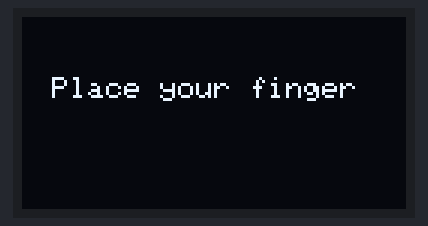
The sketch below on a simulated Arduino Uno, built with avr-gcc and run on an emulated ATmega328P. Shown: 128×64 one-colour display. The display library's start-up logo is not drawn; what the sketch prints to the serial monitor is not drawn.

Above: at 1.6 s.
At 6.7 s:
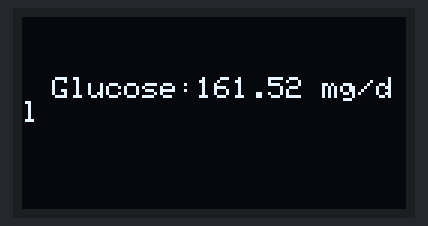

The sketch:

Main_Program.ino
```cpp
#include <Adafruit_SSD1306.h>
Adafruit_SSD1306 display = Adafruit_SSD1306(128, 64, &Wire);
int s = 0;
int N,p=0;
float v,k,m,i;
void setup() {
  Serial.begin(9600);
  if (!display.begin(SSD1306_SWITCHCAPVCC, 0x3C)){ // Address 0x3C for 128x64
    Serial.println(F("SSD1306 allocation failed"));
    for (;;)
      ;
  }
  display.display();
  delay(500); // Pause for 2 seconds
  display.setTextSize(1);
  display.setTextColor(WHITE);
  display.setRotation(0);
  delay(1000);
   display.clearDisplay();
  display.setCursor(10, 20);
  display.println("Place your finger");
  display.display();
  Serial.println("Place your finger");
  delay(5000);
  s = analogRead(0);
  v=3.3*(s/950.0);
  m=252.95*(pow(v,-0.779));
  Serial.println("Glucose");
  Serial.println(m);
}

void loop() {
   display.clearDisplay();
  display.setCursor(10, 20);
  display.print("Glucose:");
  display.print(m);
  display.print(" mg/dl");
  display.display();

}
```

Measured:
- what the display in image 0 shows lasts 5.0 s, from 1.6 s to 6.6 s
